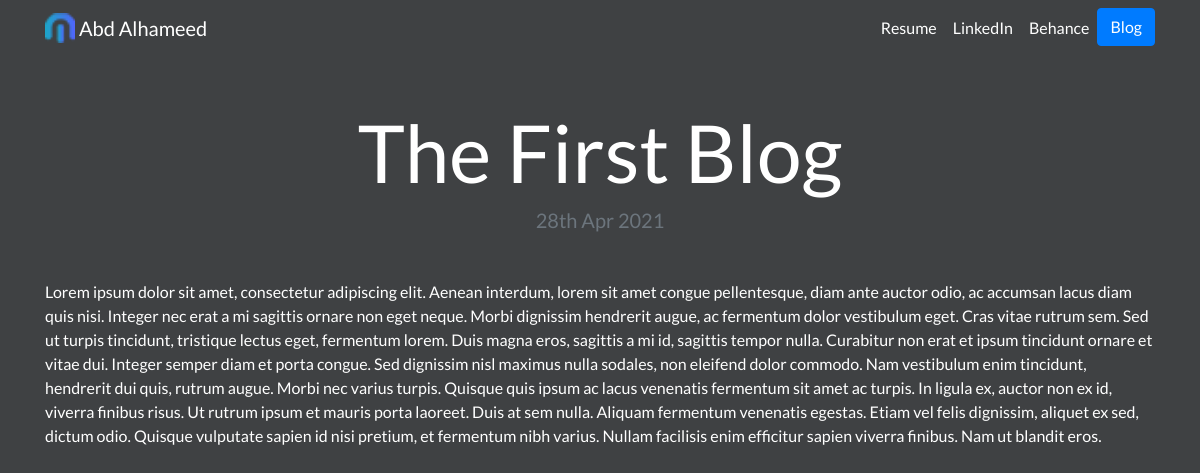
Page /blog/1/ on the committed database.
### blog/models.py (models this page shows, shortened)
class Blog(models.Model):
    title = models.CharField(max_length=200)
    date = models.DateField()
    description = models.TextField()

### blog/views.py (the view)
# urls.py: path('<int:pk>/', DetailBlog.as_view(), name='detail'),
class DetailBlog(DetailView):
    template_name = 'blog/detail.html'
    model = Blog

### blog/templates/blog/detail.html
{% extends "portfolio/base.html" %}
{% load static %}
{% block content %}
<h1 class="text-center mt-5" id="blogdetailtitle">{{ blog.title }}</h1>
<h5 class="text-center text-muted mb-5">{{ blog.date|date:'jS M Y' }}</h5>
{{ blog.description|safe }}
{% endblock %}

### portfolio/static/portfolio/custom.css (style rules this page uses)
body { font-family: 'Lato', sans-serif; color: white; background-color: rgba(43,45,47,0.9); }
@media (min-width: 992px) { #blogdetailtitle { font-size: 5rem; } }

### rows in the picture
Blog: title "The First Blog", date "28th Apr 2021", description "Lorem ipsum dolor sit amet, consectetur adipiscing elit. Aenean interdum, lorem sit amet congue pellentesque, diam ante auctor odio, ac accumsan lacus diam quis nisi. Integer nec erat a mi sagittis ornare non eget neque. Morbi dignissim hendrerit augue, ac fermentum dolor vestibulum eget. Cras vitae rutrum sem. Sed ut turpis tincidunt, tristique lectus eget, fermentum lorem. Duis magna eros, sagittis a mi id, sagittis tempor nulla. Curabitur non erat et ipsum tincidunt ornare et vitae dui. Integer semper diam et porta congue. Sed dignissim nisl maximus nulla sodales, non eleifend dolor commodo. Nam vestibulum enim tincidunt, hendrerit dui quis, rutrum augue. Morbi nec varius turpis. Quisque…"
